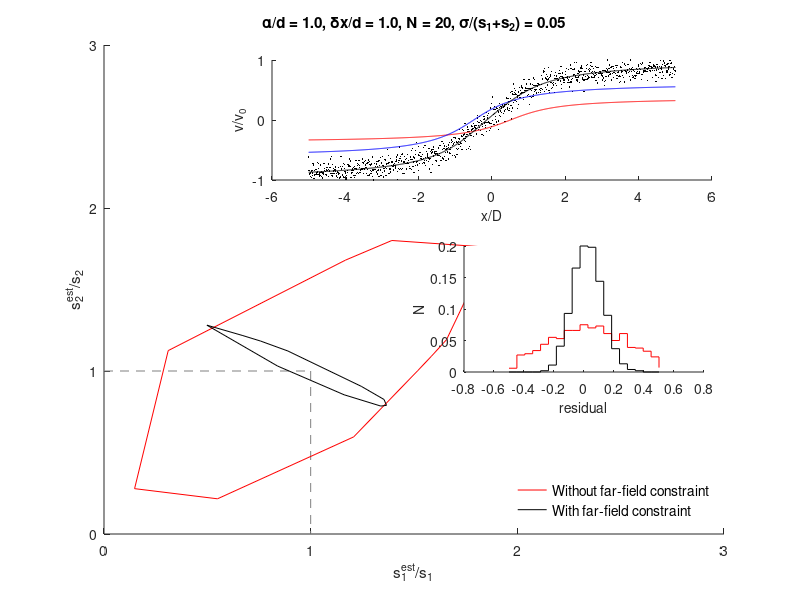

Source code (MATLAB):
N = 20;
D = 20;
W = 20;
sigma = 0.1;
alpha = 20; % width of geodetic array aperture

% Iterate over many realizations of noise
NN = 1000;
s1 = zeros(NN, 1);
s2 = zeros(NN, 1);
s1u = zeros(NN, 1);
s2u = zeros(NN, 1);
s1c = zeros(NN, 1);
s2c = zeros(NN, 1);
s1uc = zeros(NN, 1);
s2uc = zeros(NN, 1);

s1True = 0.75;
s2True = 1.25;
% s1True = 1.0;
% s2True = 1.0;


epsilon = 1e-2;
for i = 1:NN
   % Realize synthetic observed velocities
%    x = (rand(N,1)*200)-100;
   x = (rand(N,1)*alpha)-alpha/2;

   v1 = s1True/pi.*atan((x-W/2)./D);
   v2 = s1True/pi.*atan((x+W/2)./D);
   v3 = v1+v2;
   v3n = v3 + sigma.*randn(size(v3));
      
   % Over determined case
   G = [v1(:)./s1True v2(:)./s2True];
   mest = inv(G'*G)*G'*v3n(:);
   s1(i) = mest(1);
   s2(i) = mest(2);
   
   % Over determined case with far-field constraint
   G = [v1(:)./s1True v2(:)./s2True];
   G = [G ; 1 1];
   mest = inv(G'*G)*G'*[v3n(:) ; s1True+s2True];
   s1c(i) = mest(1);
   s2c(i) = mest(2);
   
   % Underdetermined case
   G2 = [v1(:)./s1True v2(:)./s2True epsilon.*eye(numel(v1))];
   mest = G2'*inv(G2*G2')*v3n(:);
   s1u(i) = mest(1);
   s2u(i) = mest(2);
   
   % Underdetermined case with far-filed constraint and noise on far-field constraint
   G2 = [v1(:)./s1True v2(:)./s2True epsilon.*eye(numel(v1))];
   G2 = [G2 ; 1 1 zeros(1, N)]; 
   G2 = [G2 zeros(N+1, 1)];
   G2(end,end) = epsilon*1;
   mest = G2'*inv(G2*G2')*[v3n(:) ; s1True+s2True];
   s1uc(i) = mest(1);
   s2uc(i) = mest(2);
end

figure; hold on;

line([0 1; 1 1], [1 1; 1 0], 'linestyle', '--', 'color', 0.5*[1 1 1]) % Plot true slip rates
%k = convhull(s1u, s2u);
%plot(s1u(k), s2u(k), 'b-');
%k = convhull(s1uc, s2uc);
%plot(s1uc(k), s2uc(k), 'g-');
k = convhull(s1, s2);
hl = plot(s1(k)./s1True, s2(k)./s2True, 'r-');
k = convhull(s1c, s2c);
hlc = plot(s1c(k)./s1True, s2c(k)./s2True, 'k-');

set(gca, 'XLim', [0 3]);
set(gca, 'YLim', [0 3]);
set(gca, 'XTick', [0 1 2 3]);
set(gca, 'YTick', [0 1 2 3]);
xlabel('s_1^{est}/s_1');
ylabel('s_2^{est}/s_2');
sigma./(s1True+s2True)
title(sprintf('\\alpha/d = %3.1f, \\deltax/d = %3.1f, N = %d, \\sigma/(s_1+s_2) = %4.2f', alpha/D, W/D, N, sigma./(s1True+s2True)));
%lh = legend('underdetermined', 'underdetermined + con', 'overdetermined', 'overdetermined + con', 'location', 'southeast');
lh = legend([hl, hlc], 'Without far-field constraint', 'With far-field constraint', 'location', 'southeast');
set(lh, 'fontsize', 10);
legend boxoff

axes('position', [0.34 0.70 0.55 0.2]); hold on;
fs = 10;
xlabel('x/D', 'FontSize', fs);
ylabel('v/v_0', 'FontSize', fs);
xplot = linspace(-100, 100, 1000);
v1plot = s1True./pi.*atan((xplot-W/2)./D);
v2plot = s2True./pi.*atan((xplot+W/2)./D);
v3plot = v1plot+v2plot;
v3nplot = v3plot + sigma.*randn(size(v3plot));
plot(xplot./D, v3nplot, 'ok', 'MarkerFaceColor', 0.00*[1 1 1], 'MarkerEdgeColor', 'none', 'MarkerSize', 1);
plot(xplot./D, v1plot, '-r');
plot(xplot./D, v2plot, '-b');
plot(xplot./D, v1plot+v2plot, '-k');
set(gca, 'YLim', [-1 1]);
set(gca, 'YTick', [-1 0 1]);
set(gca, 'FontSize', fs)


% figure; hold on;
ax = axes('position', [0.58 0.38 0.3 0.21]); hold on;
fs = 10;
x = linspace(-0.5, 0.5, 20);
%y = s2u-s2True;
%y(y<min(x)) = [];
%y(y>max(x)) = [];
%n2u = hist(y, x);
%
%y = s2uc-s2True;
%y(y<min(x)) = [];
%y(y>max(x)) = [];
%n2uc = hist(y, x);

y = s2-s2True;
y(y<min(x)) = [];
y(y>max(x)) = [];
n2 = hist(y, x);

y = s2c-s2True;
y(y<min(x)) = [];
y(y>max(x)) = [];
n2c = hist(y, x);

%stairs(x, n2u, '-b');
%stairs(x, n2uc, '-g');
stairs(x, n2/NN, '-r');
stairs(x, n2c/NN, '-k');
set(gca, 'FontSize', fs);
xlabel('residual', 'FontSize', fs);
ylabel('N', 'FontSize', fs);
